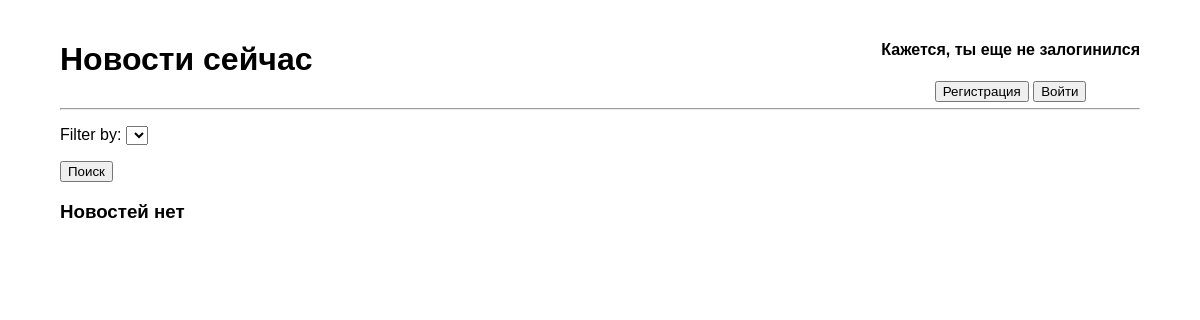
/, run on an earlier commit of the app's database.
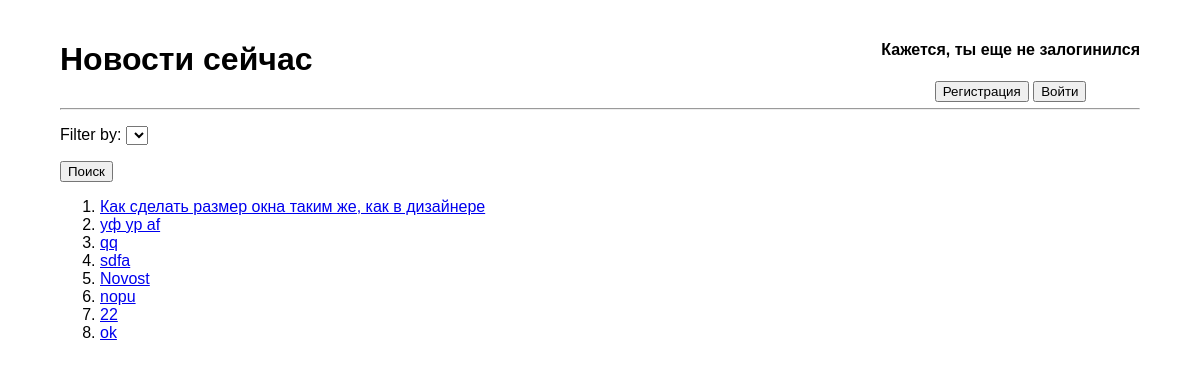
And on a later commit of the database.
### app_news/models.py (models this page shows)
class News(models.Model):
    title = models.CharField(max_length=50, verbose_name='Заголовок')
    content = models.TextField(default='', verbose_name='Текст новости')
    created_at = models.DateTimeField(auto_now_add=True)
    confirmed = models.BooleanField(default=False, verbose_name='Подтверждено', blank=True)
    class Meta:
        permissions = (
            ('publish_news', 'Может !publish_news!'),
        )
    def __str__(self):
        return self.title

### app_news/views.py (the view)
# urls.py: path('', views.NewsListView.as_view(), name='news'),
class NewsListView(View):
    def get(self, request, *args, **kwargs):
        news = None
        if request.user.has_perm('app_news.publish_news'):
            news = News.objects.order_by('-created_at')
        else:
            news = News.objects.filter(confirmed=True).order_by('-created_at')
        form = FilterForm()
        tag_name = request.GET.get("filter_by")
        if tag_name and tag_name !='Все новости':
            tag = Tag.objects.filter(name=tag_name)[0]
            news = tag.news.all()
        return render(request, 'news/news.html', context={'form': form, 'news_list': news})

### app_news/forms.py
class FilterForm(forms.Form):
    FILTER_CHOICES = (
        (tag.name, tag.name) for tag in Tag.objects.all()
    )
    filter_by = forms.ChoiceField(choices=FILTER_CHOICES)

### app_news/templates/news/news.html (shortened to what this page needs)
<!DOCTYPE html>
<html lang="ru">
<head>
</head>
<body style="margin: 0; font-family: 'Gilroy', sans-serif;">
    <div class="container" style="margin: 20px 60px 20px 60px">
        <header style="text-align: justify">
            <div style="display: inline-block">
                <h1>Новости сейчас</h1>
            </div>
            <div style="display: inline-block; float: right; text-align: center">
                {% if request.user.is_authenticated %}
                    <h4>Привет, {{ request.user.username }}</h4>
                    <a href="user/{{ request.user.profile.slug }}/"><button>Аккаунт</button></a>
                    <a href="{% url 'logout'%}"><button>Выйти</button></a>
                {% else %}
                    <h4>Кажется, ты еще не залогинился</h4>
                    <a href="{% url 'register'%}"><button>Регистрация</button></a>
                    <a href="{% url 'login' %}"><button>Войти</button></a>
                {% endif %}
            </div>
        </header>
        <hr/>
        <div class="news-list">
            <form method="get">
                {{ form.as_p }}
                <button type="submit">Поиск</button>
            </form>
            {% if not news_list %}
                <h3>Новостей нет</h3>
            {% else %}
                <ol>
                    {% for news in news_list %}
                        <li>
                            <a href="{% url 'news-detail' news.id %}">{{ news }}</a>
                        </li>
                    {% endfor %}
                </ol>
            {% endif %}
        </div>
    </div>
</body>
</html>

What changed in the data, as far as the page shows it:
added News: title "Как сделать размер окна таким же, как в дизайнере"
now on this page (row edited): News: title "yф ур af"
now on this page (row edited): News: title "qq"
now on this page (row edited): News: title "sdfa"
now on this page (row edited): News: title "Novost"
now on this page (row edited): News: title "nopu"
now on this page (row edited): News: title "22"
now on this page (row edited): News: title "ok"
Also different on the page:
text no longer shown: "Новостей нет"
